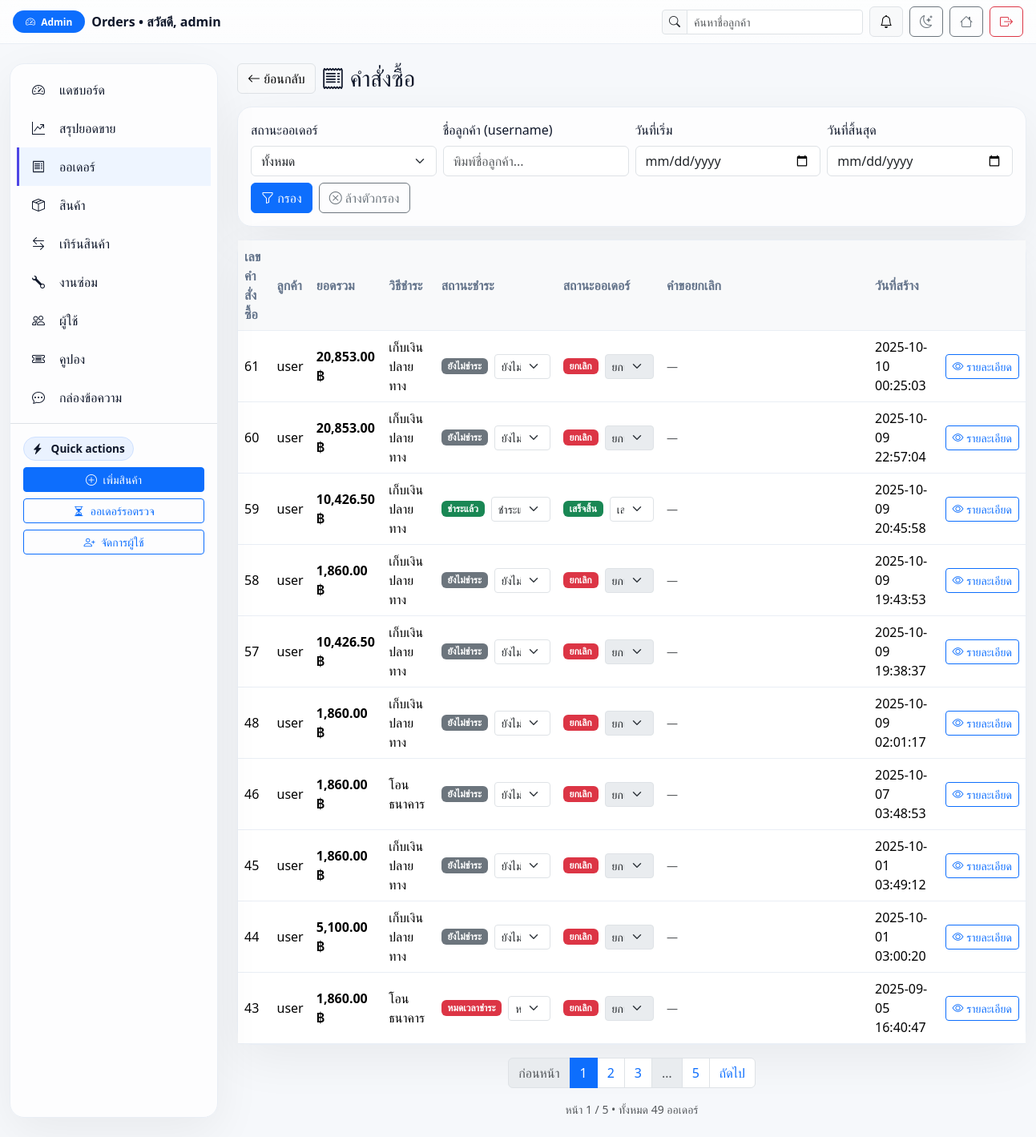
Page /Home/admin/orders.php (signed in) on the earlier database version.
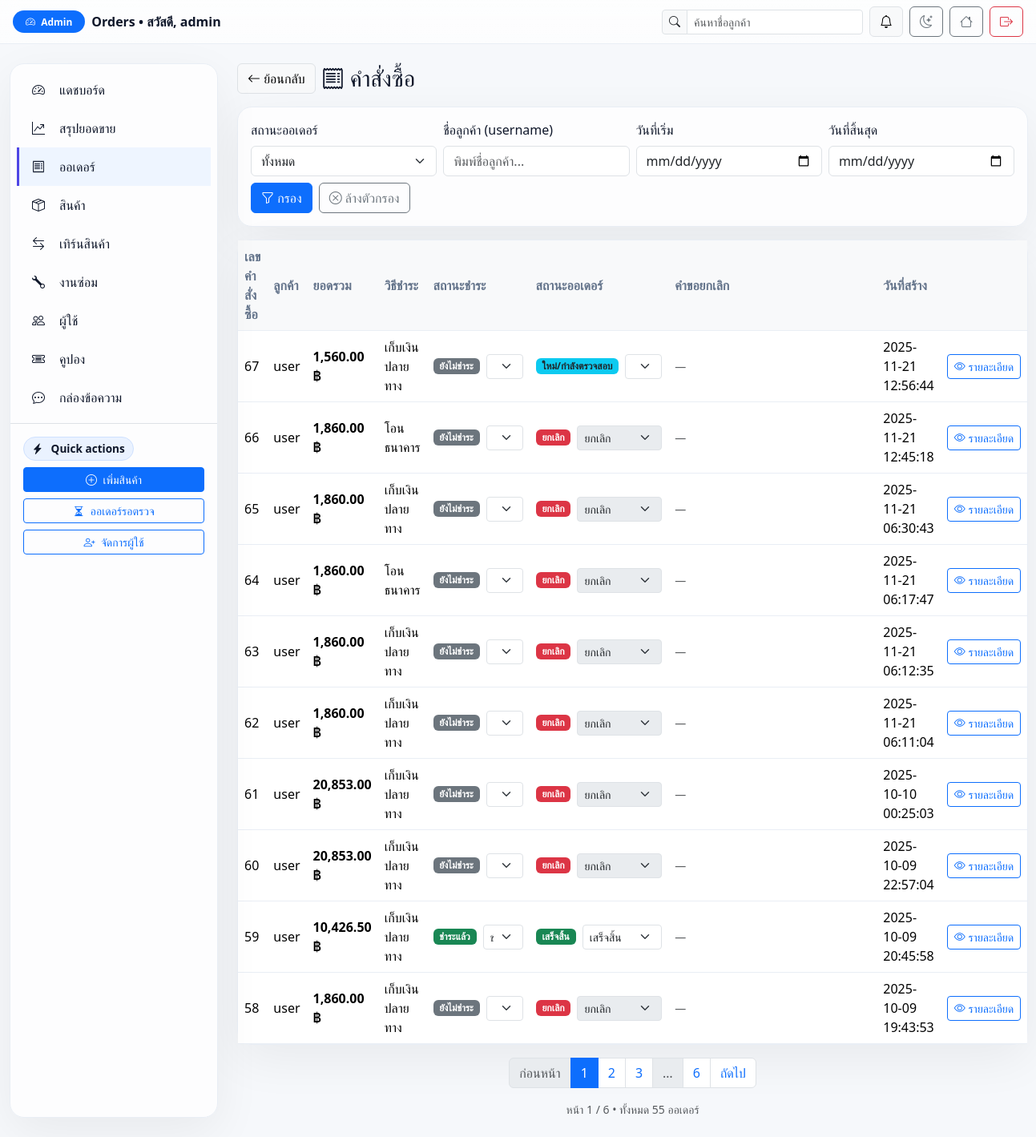
Same page on the later database version.
### tables this page shows
CREATE TABLE `orders` (
  `id` bigint(20) UNSIGNED NOT NULL,
  `user_id` bigint(20) UNSIGNED NOT NULL,
  `total_price` decimal(10,2) NOT NULL DEFAULT 0.00,
  `status` enum('pending','processing','shipped','delivered','completed','cancel_requested','cancelled') NOT NULL DEFAULT 'pending',
  `payment_status` enum('unpaid','pending','paid','refunded','expired') NOT NULL DEFAULT 'unpaid',
  `stock_deducted` tinyint(1) NOT NULL DEFAULT 0,
  `shipping_name` varchar(150) DEFAULT NULL,
  `shipping_phone` varchar(30) DEFAULT NULL,
  `shipping_address` text DEFAULT NULL,
  `created_at` timestamp NOT NULL DEFAULT current_timestamp(),
  `expires_at` datetime DEFAULT NULL,
  `updated_at` timestamp NULL DEFAULT NULL ON UPDATE current_timestamp(),
  `payment_method` enum('cod','bank') DEFAULT 'cod',
  `slip_image` varchar(255) DEFAULT NULL,
  `cancel_reason` text DEFAULT NULL,
  `cancel_requested_at` timestamp NULL DEFAULT NULL
);

CREATE TABLE `users` (
  `id` bigint(20) UNSIGNED NOT NULL,
  `username` varchar(100) NOT NULL,
  `email` varchar(255) NOT NULL,
  `google_id` varchar(64) DEFAULT NULL,
  `provider` enum('local','google') NOT NULL DEFAULT 'local',
  `password_hash` varchar(255) DEFAULT NULL,
  `role` enum('user','admin') DEFAULT 'user',
  `phone` varchar(30) DEFAULT NULL,
  `address` text DEFAULT NULL,
  `profile_pic` varchar(255) DEFAULT NULL,
  `is_active` tinyint(1) NOT NULL DEFAULT 1,
  `created_at` timestamp NOT NULL DEFAULT current_timestamp(),
  `updated_at` timestamp NULL DEFAULT NULL ON UPDATE current_timestamp(),
  `full_name` varchar(150) DEFAULT NULL,
  `avatar` varchar(255) DEFAULT NULL,
  `address_line1` varchar(255) DEFAULT NULL,
  `address_line2` varchar(255) DEFAULT NULL,
  `district` varchar(120) DEFAULT NULL,
  `province` varchar(120) DEFAULT NULL,
  `postcode` varchar(12) DEFAULT NULL
);

### Home/admin/orders.php (the view, shortened to what the changed rows need)
<?php
require __DIR__ . '/../includes/db.php';
function h($s){ return htmlspecialchars($s ?? '', ENT_QUOTES, 'UTF-8'); }
function baht($n){ return number_format((float)$n,2); }
function has_col(mysqli $c, string $t, string $col): bool {
  $t = preg_replace('/[^a-zA-Z0-9_]/','',$t);
  $col = preg_replace('/[^a-zA-Z0-9_]/','',$col);
  $q = $c->query("SHOW COLUMNS FROM `$t` LIKE '$col'");
  return $q && $q->num_rows>0;
}
$PAY_THAI = [
  'unpaid'   => 'ยังไม่ชำระ',
  'pending'  => 'รอตรวจสอบ',
  'paid'     => 'ชำระแล้ว',
  'refunded' => 'คืนเงินแล้ว',
  'expired'  => 'หมดเวลาชำระ',
];
$PAY_BADGE = [
  'unpaid'   => 'secondary',
  'pending'  => 'warning text-dark',
  'paid'     => 'success',
  'refunded' => 'info text-dark',
  'expired'  => 'danger',
];
$ORDER_THAI = [
  'pending'          => 'ใหม่/กำลังตรวจสอบ',
  'processing'       => 'กำลังเตรียม/แพ็ค',
  'shipped'          => 'ส่งออกจากคลัง',
  'delivered'        => 'ถึงปลายทาง',
  'completed'        => 'เสร็จสิ้น',
  'cancel_requested' => 'รอยืนยันยกเลิก',
  'cancelled'        => 'ยกเลิก',
];
$ORDER_BADGE = [
  'pending'          => 'info text-dark',
  'processing'       => 'primary',
  'shipped'          => 'primary',
  'delivered'        => 'success',
  'completed'        => 'success',
  'cancel_requested' => 'warning text-dark',
  'cancelled'        => 'danger',
];
$csrf = $_SESSION['csrf_token'];
$status  = $_GET['status'] ?? 'all';
$q_user = trim($_GET['q_user'] ?? '');
$start  = trim($_GET['start']  ?? '');
$end    = trim($_GET['end']    ?? '');
$per_page = 10;
$page     = max(1, (int)($_GET['page'] ?? 1));
$offset   = ($page - 1) * $per_page;
$count_sql = "
  SELECT COUNT(DISTINCT o.id) AS c
  FROM orders o
  LEFT JOIN users u ON u.id=o.user_id
  WHERE 1=1
";
$stc = $conn->prepare($count_sql);
$stc->execute();
$total_rows = (int)($stc->get_result()->fetch_assoc()['c'] ?? 0);
$total_pages = max(1, (int)ceil($total_rows / $per_page));
$hasTotalCol = has_col($conn,'orders','total_price');
$hasDiscCol  = has_col($conn,'orders','discount_total');
$selectDiscount = $hasDiscCol ? "COALESCE(o.discount_total,0)" : "0";
$selectPayable  = $hasTotalCol
  ? "COALESCE(o.total_price, 0)"
  : "(COALESCE(SUM(oi.quantity * oi.unit_price),0) - {$selectDiscount})";
$sql = "
  SELECT
    o.id, o.user_id, o.status, o.payment_method, o.payment_status, o.created_at,
    o.cancel_reason, o.cancel_requested_at, o.slip_image, o.expires_at,
    u.username,
    COALESCE(SUM(oi.quantity*oi.unit_price),0) AS total_amount,
    {$selectDiscount} AS discount_total,
    {$selectPayable}  AS payable_total,
    GREATEST(0,
      TIMESTAMPDIFF(SECOND, NOW(),
        COALESCE(o.expires_at, DATE_ADD(o.created_at, INTERVAL 15 MINUTE))
      )
    ) AS remaining_sec
  FROM orders o
  LEFT JOIN users u ON u.id=o.user_id
  LEFT JOIN order_items oi ON oi.order_id=o.id
  WHERE 1=1
";
$params=[]; $types="";
$sql .= " GROUP BY o.id ORDER BY o.created_at DESC LIMIT ? OFFSET ? ";
$params[] = $per_page; $types .= "i";
$params[] = $offset;   $types .= "i";
$stmt = $conn->prepare($sql);
if ($params) { $stmt->bind_param($types, ...$params); }
$stmt->execute();
$orders = $stmt->get_result()->fetch_all(MYSQLI_ASSOC);
function page_link($p){
  $qs = $_GET; $qs['page']=$p;
  return 'orders.php?'.http_build_query($qs);
}
$returnQS = 'orders.php?'.http_build_query(['status'=>$status,'q_user'=>$q_user,'start'=>$start,'end'=>$end,'page'=>$page]);
?>
<!doctype html>
<html lang="th" data-theme="light">
<head>
  <link href="https://cdn.jsdelivr.net/npm/bootstrap@5.3.2/dist/css/bootstrap.min.css" rel="stylesheet">
  <link href="https://cdn.jsdelivr.net/npm/bootstrap-icons/font/bootstrap-icons.css" rel="stylesheet">
  <link rel="stylesheet" href="">
</head>
<body>
<div class="container-fluid my-4 app">
  <main class="d-flex flex-column gap-3">
    <div class="glass">
      <div class="table-responsive">
        <table class="table table-hover align-middle mb-0">
          <thead class="table-light">
            <tr>
              <th>เลขคำสั่งซื้อ</th>
              <th>ลูกค้า</th>
              <th>ยอดรวม</th>
              <th>วิธีชำระ</th>
              <th>สถานะชำระ</th>
              <th>สถานะออเดอร์</th>
              <th style="min-width:260px">คำขอยกเลิก</th>
              <th>วันที่สร้าง</th>
              <th></th>
            </tr>
          </thead>
          <tbody>
          <?php if(empty($orders)): ?>
            <tr><td colspan="9" class="text-center text-muted">ไม่มีออเดอร์</td></tr>
          <?php else: foreach($orders as $o):
            $isBank  = ($o['payment_method'] === 'bank');
            $noSlip  = empty($o['slip_image']);
            $expired_now = ((int)($o['remaining_sec'] ?? 0) === 0);
            $expired_by_rule = (
              $o['payment_status'] === 'expired'
              || ($isBank && $noSlip && in_array($o['payment_status'], ['unpaid','pending'], true) && $expired_now)
            );
            $effective_status = $expired_by_rule ? 'cancelled' : ($o['status'] ?: 'pending');
            $payBadge = $PAY_BADGE[$o['payment_status']] ?? 'secondary';
            $ordBadge = $ORDER_BADGE[$effective_status] ?? 'secondary';
          ?>
            <tr id="row-<?= (int)$o['id'] ?>">
              <td><?= (int)$o['id'] ?></td>
              <td><?= h($o['username'] ?? ('UID '.$o['user_id'])) ?></td>
              <?php
                $subtotal = (float)$o['total_amount'];
                $discount = (float)($o['discount_total'] ?? 0);
                $payable  = (float)($o['payable_total'] ?? ($subtotal - $discount));
                ?>
                <td>
                  <div class="fw-semibold"><?= baht($payable) ?> ฿</div>
                </td>
              <td><?= $o['payment_method']==='bank' ? 'โอนธนาคาร' : 'เก็บเงินปลายทาง' ?></td>
              <td>
                <div class="d-flex align-items-center gap-2">
                  <span class="badge bg-<?= $payBadge ?>"><?= h($PAY_THAI[$o['payment_status']] ?? $o['payment_status']) ?></span>
                  <form action="order_update.php" method="post" class="d-inline">
                    <select name="value" class="form-select form-select-sm" onchange="this.form.submit()">
                      <?php foreach (['unpaid','pending','paid','refunded','expired'] as $val): ?>
                        <option value="<?= $val ?>" <?= $o['payment_status']===$val?'selected':'' ?>><?= h($PAY_THAI[$val]) ?></option>
                      <?php endforeach; ?>
                    </select>
                  </form>
                </div>
              </td>
              <td>
                <div class="d-flex align-items-center gap-2">
                  <span class="badge bg-<?= $ordBadge ?>"><?= h($ORDER_THAI[$effective_status] ?? $effective_status) ?></span>
                  <form action="order_update.php" method="post" class="d-inline">
                    <select name="value" class="form-select form-select-sm" onchange="this.form.submit()" <?= $effective_status==='cancelled'?'disabled':'' ?>>
                      <?php foreach (['pending','processing','shipped','delivered','completed','cancel_requested','cancelled'] as $val): ?>
                        <option value="<?= $val ?>" <?= $effective_status===$val?'selected':'' ?>><?= h($ORDER_THAI[$val]) ?></option>
                      <?php endforeach; ?>
                    </select>
                  </form>
                </div>
              </td>
              <td>
                <?php if (!empty($o['cancel_requested_at'])): ?>
                  <div>
                    <span class="badge bg-warning text-dark">ร้องขอยกเลิก</span>
                    <span class="text-muted small ms-2"><?= h($o['cancel_requested_at']) ?></span>
                  </div>
                  <?php if (!empty($o['cancel_reason'])): ?>
                    <div class="small ellipsis-2 mt-1"><i class="bi bi-chat-quote"></i> <?= h($o['cancel_reason']) ?></div>
                  <?php endif; ?>
                  <?php if ($effective_status==='cancel_requested'): ?>
                    <div class="mt-2 d-flex flex-wrap align-items-center gap-1">
                      <form action="order_update.php" method="post" class="d-inline mini-form">
                        <input type="hidden" name="id" value="<?= (int)$o['id'] ?>">
                        <input type="hidden" name="type" value="cancel_decision">
                        <input type="hidden" name="value" value="approve">
                        <input type="hidden" name="csrf" value="<?= h($csrf) ?>">
                        <input type="hidden" name="return" value="<?= h($returnQS) ?>">
                        <input type="text" name="note" class="form-control form-control-sm d-inline-block" placeholder="เหตุผล (ถ้ามี)">
                        <button class="btn btn-sm btn-outline-danger mt-1 mt-sm-0">อนุมัติยกเลิก</button>
                      </form>
                      <form action="order_update.php" method="post" class="d-inline mini-form">
                        <input type="hidden" name="id" value="<?= (int)$o['id'] ?>">
                        <input type="hidden" name="type" value="cancel_decision">
                        <input type="hidden" name="value" value="reject">
                        <input type="hidden" name="csrf" value="<?= h($csrf) ?>">
                        <input type="hidden" name="return" value="<?= h($returnQS) ?>">
                        <input type="text" name="note" class="form-control form-control-sm d-inline-block" placeholder="เหตุผล (ถ้ามี)">
                        <button class="btn btn-sm btn-outline-secondary mt-1 mt-sm-0">ปฏิเสธคำขอ</button>
                      </form>
                    </div>
                  <?php endif; ?>
                <?php else: ?>
                  <span class="text-muted small">—</span>
                <?php endif; ?>
              </td>
              <td><?= h($o['created_at']) ?></td>
              <td class="text-nowrap">
                <a href="order_detail.php?id=<?= (int)$o['id'] ?>" class="btn btn-sm btn-outline-primary">
                  <i class="bi bi-eye"></i> รายละเอียด
                </a>
              </td>
            </tr>
          <?php endforeach; endif; ?>
          </tbody>
        </table>
      </div>
    </div>
    <?php if($total_pages>1): ?>
      <nav>
        <ul class="pagination justify-content-center flex-wrap">
          <li class="page-item <?= $page<=1?'disabled':'' ?>">
            <a class="page-link" href="<?= $page<=1?'#':h(page_link($page-1)) ?>">ก่อนหน้า</a>
          </li>
          <?php
            $window = 2;
            $start_p = max(1, $page-$window);
            $end_p   = min($total_pages, $page+$window);
            for($p=$start_p; $p<=$end_p; $p++){
              echo '<li class="page-item '.($p==$page?'active':'').'"><a class="page-link" href="'.h(page_link($p)).'">'.$p.'</a></li>';
            }
            if ($end_p < $total_pages){
              if ($end_p < $total_pages-1) echo '<li class="page-item disabled"><span class="page-link">…</span></li>';
              echo '<li class="page-item"><a class="page-link" href="'.h(page_link($total_pages)).'">'.$total_pages.'</a></li>';
            }
          ?>
          <li class="page-item <?= $page>=$total_pages?'disabled':'' ?>">
            <a class="page-link" href="<?= $page>=$total_pages?'#':h(page_link($page+1)) ?>">ถัดไป</a>
          </li>
        </ul>
        <div class="text-center text-muted small">หน้า <?=$page?> / <?=$total_pages?> • ทั้งหมด <?=$total_rows?> ออเดอร์</div>
      </nav>
    <?php endif; ?>
  </main>
</div>
</body>
</html>

Differences in the rows shown:
no longer on this page (row unchanged): orders: id "57", user.username "user", payable "10,426.50", shows "เก็บเงินปลายทาง", payment_status "ยังไม่ชำระ", value "ยังไม่ชำระ", payment_status+payment_method+status "ยกเลิก", value "ยกเลิก", created_at "2025-10-09 19:38:37"
no longer on this page (row unchanged): orders: id "48", user.username "user", payable "1,860.00", shows "เก็บเงินปลายทาง", payment_status "ยังไม่ชำระ", value "ยังไม่ชำระ", payment_status+payment_method+status "ยกเลิก", value "ยกเลิก", created_at "2025-10-09 02:01:17"
no longer on this page (row unchanged): orders: id "46", user.username "user", payable "1,860.00", shows "โอนธนาคาร", payment_status "ยังไม่ชำระ", value "ยังไม่ชำระ", effective_status "ยกเลิก", value "ยกเลิก", created_at "2025-10-07 03:48:53"
no longer on this page (row unchanged): orders: id "45", user.username "user", payable "1,860.00", shows "เก็บเงินปลายทาง", payment_status "ยังไม่ชำระ", value "ยังไม่ชำระ", payment_status+payment_method+status "ยกเลิก", value "ยกเลิก", created_at "2025-10-01 03:49:12"
no longer on this page (row unchanged): orders: id "44", user.username "user", payable "5,100.00", shows "เก็บเงินปลายทาง", payment_status "ยังไม่ชำระ", value "ยังไม่ชำระ", payment_status+payment_method+status "ยกเลิก", value "ยกเลิก", created_at "2025-10-01 03:00:20"
no longer on this page (row unchanged): orders: id "43", user.username "user", payable "1,860.00", payment_method "โอนธนาคาร", payment_status "หมดเวลาชำระ", value "หมดเวลาชำระ", payment_status "ยกเลิก", value "ยกเลิก", created_at "2025-09-05 16:40:47"
added orders: id "67", user.username "user", payable "1,560.00", shows "เก็บเงินปลายทาง", payment_status "ยังไม่ชำระ", value "ยังไม่ชำระ", payment_status+payment_method+status "ใหม่/กำลังตรวจสอบ", value "ใหม่/กำลังตรวจสอบ", created_at "2025-11-21 12:56:44"
added orders: id "66", user.username "user", payable "1,860.00", shows "โอนธนาคาร", payment_status "ยังไม่ชำระ", value "ยังไม่ชำระ", payment_status+payment_method+slip_image "ยกเลิก", value "ยกเลิก", created_at "2025-11-21 12:45:18"
added orders: id "65", user.username "user", payable "1,860.00", shows "เก็บเงินปลายทาง", payment_status "ยังไม่ชำระ", value "ยังไม่ชำระ", payment_status+payment_method+status "ยกเลิก", value "ยกเลิก", created_at "2025-11-21 06:30:43"
added orders: id "64", user.username "user", payable "1,860.00", shows "โอนธนาคาร", payment_status "ยังไม่ชำระ", value "ยังไม่ชำระ", effective_status "ยกเลิก", value "ยกเลิก", created_at "2025-11-21 06:17:47"
added orders: id "63", user.username "user", payable "1,860.00", shows "เก็บเงินปลายทาง", payment_status "ยังไม่ชำระ", value "ยังไม่ชำระ", payment_status+payment_method+status "ยกเลิก", value "ยกเลิก", created_at "2025-11-21 06:12:35"
added orders: id "62", user.username "user", payable "1,860.00", shows "เก็บเงินปลายทาง", payment_status "ยังไม่ชำระ", value "ยังไม่ชำระ", payment_status+payment_method+status "ยกเลิก", value "ยกเลิก", created_at "2025-11-21 06:11:04"
Other differences:
$total_pages: "5" → "6"
$total_rows: "49" → "55"
